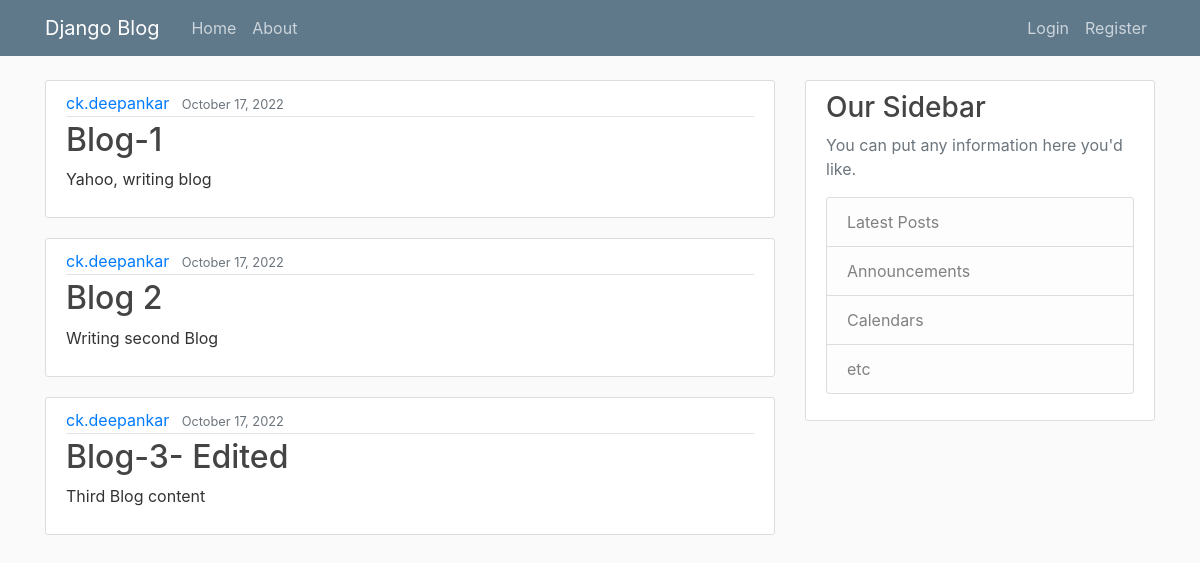
The page / on the database its author committed.
### blog/models.py (models this page shows, shortened)
class Post(models.Model):
    title = models.CharField(max_length = 100) #there will be a title field in out DB, which is a char with max len 100
    content = models.TextField()
    date_posted = models.DateTimeField(default=timezone.now)
    author = models.ForeignKey(User, on_delete=models.CASCADE) #user deleted, post delete

### blog/views.py (the view)
# urls.py: 2. Add a URL to urlpatterns:  path('', views.home, name='home')
def home(request):  #takes a request argument, http response that we landed on the mohe page
    context = {
        'post_data': Post.objects.all()     #either pass a dict, or an object
    }
    return render(request, 'blog/home.html', context) #passing the context dict, key will be accessible in template

### blog/templates/blog/home.html
{% extends "blog/base.html" %}
{% block content%}
        {%for post in post_data %}
        <article class="media content-section">
            <div class="media-body">
              <div class="article-metadata">
                <a class="mr-2" href="#">{{ post.author }}</a>
                <small class="text-muted">{{ post.date_posted|date:"F d, Y" }}</small>
              </div>
              <h2><a class="article-title" href="#">{{ post.title }}</a></h2>
              <p class="article-content">{{ post.content }}</p>
            </div>
          </article>
        {% endfor %}
{% endblock content %}

### blog/templates/blog/base.html (shortened to what this page needs)
{% load static %}
<!DOCTYPE html>
<html>
    <head>
        <link rel="stylesheet" href="https://cdn.jsdelivr.net/npm/bootstrap@4.0.0/dist/css/bootstrap.min.css">
        <link rel="stylesheet" href="{% static 'blog/main.css' %}">
    </head>
    <body>
        <header class="site-header">
            <nav class="navbar navbar-expand-md navbar-dark bg-steel fixed-top">
              <div class="container">
                <a class="navbar-brand mr-4" href="{% url 'blog-home' %}">Django Blog</a>
                <div class="collapse navbar-collapse" id="navbarToggle">
                  <div class="navbar-nav mr-auto">
                    <a class="nav-item nav-link" href="{% url 'blog-home' %}">Home</a>
                    <a class="nav-item nav-link" href="{% url 'blog-about' %}">About</a>
                  </div>
                  <div class="navbar-nav">
                    <a class="nav-item nav-link" href="#">Login</a>
                    <a class="nav-item nav-link" href="#">Register</a>
                  </div>
                </div>
              </div>
            </nav>
        </header>
        <main role="main" class="container">
            <div class="row">
              <div class="col-md-8">
                {% block content %}{% endblock %}
              </div>
              <div class="col-md-4">
                <div class="content-section">
                  <h3>Our Sidebar</h3>
                  <p class='text-muted'>You can put any information here you'd like.
                    <ul class="list-group">
                      <li class="list-group-item list-group-item-light">Latest Posts</li>
                      <li class="list-group-item list-group-item-light">Announcements</li>
                      <li class="list-group-item list-group-item-light">Calendars</li>
                      <li class="list-group-item list-group-item-light">etc</li>
                    </ul>
                  </p>
                </div>
              </div>
            </div>
        </main>
    </body>
</html>

### blog/static/blog/main.css (style rules this page uses)
body { background: #fafafa; color: #333333; margin-top: 5rem; }
h1, h2, h3, h4, h5, h6 { color: #444444; }
ul { margin: 0; }
.bg-steel { background-color: #5f788a; }
.site-header .navbar-nav .nav-link { color: #cbd5db; }
.content-section { background: #ffffff; padding: 10px 20px; border: 1px solid #dddddd; border-radius: 3px; margin-bottom: 20px; }
.article-title { color: #444444; }
.article-content { white-space: pre-line; }
.article-metadata { padding-bottom: 1px; margin-bottom: 4px; border-bottom: 1px solid #e3e3e3 }

### rows shown on the page
Post: author "ck.deepankar", date_posted "October 17, 2022", title "Blog-1", content "Yahoo, writing blog"
Post: author "ck.deepankar", date_posted "October 17, 2022", title "Blog 2", content "Writing second Blog"
Post: author "ck.deepankar", date_posted "October 17, 2022", title "Blog-3- Edited", content "Third Blog content"
